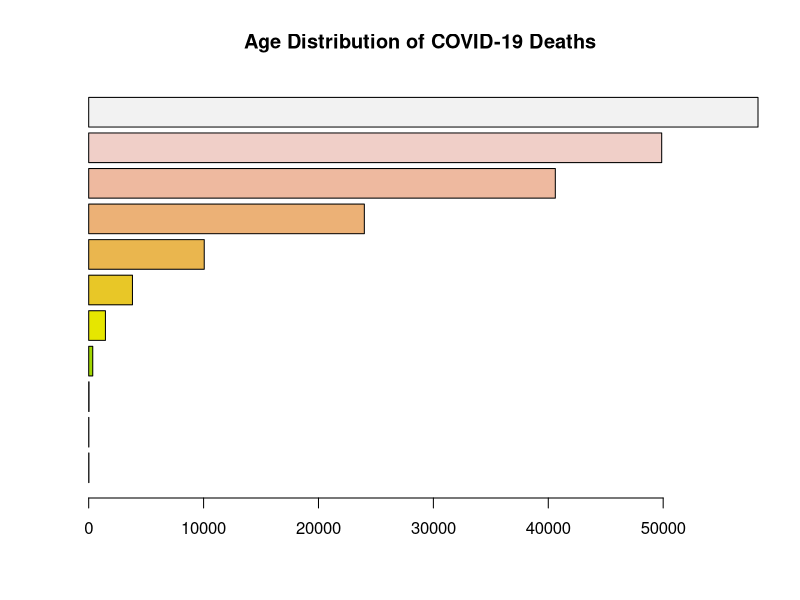
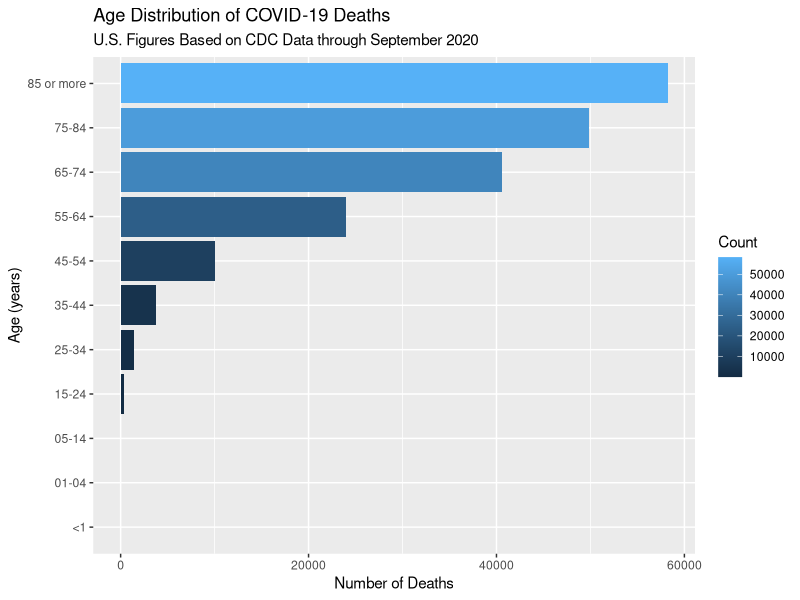

Write the R code that produced these figures, in order.
## ---- chunk 1
knitr::opts_chunk$set(echo = TRUE)
## ---- chunk 2
library(tidyverse)
library(knitr)
library(purrr)
## ---- chunk 3
# Simple Horizontal Bar Plot with Added Labels
counts <- list(20, 15, 31, 353, 1457, 3809, 10057, 23991, 40613, 49871, 58253)

barplot(unlist(counts), main="Age Distribution of COVID-19 Deaths", horiz=TRUE, col=terrain.colors(11), legend=TRUE, 
)
## ---- chunk 4
# Simple Horizontal Bar Plot with Added Labels
df <- data.frame(count=c(20, 15, 31, 353, 1457, 3809, 10057, 23991, 40613, 49871, 58253),
                ages=c("<1", "01-04", "05-14", "15-24", "25-34", "35-44", "45-54", "55-64", "65-74","75-84", "85 or more"))

pdf('cdcData.pdf', width=5, height=5) 

plt <- ggplot(data=df, 
              aes(x=count, y=ages, fill=count)) +
  geom_bar(stat="identity")

plt + 
  labs(x = 'Number of Deaths',
       y = 'Age (years)',
       fill = 'Count',
       title = "Age Distribution of COVID-19 Deaths",
       subtitle = "U.S. Figures Based on CDC Data through September 2020"
)
dev.off()

